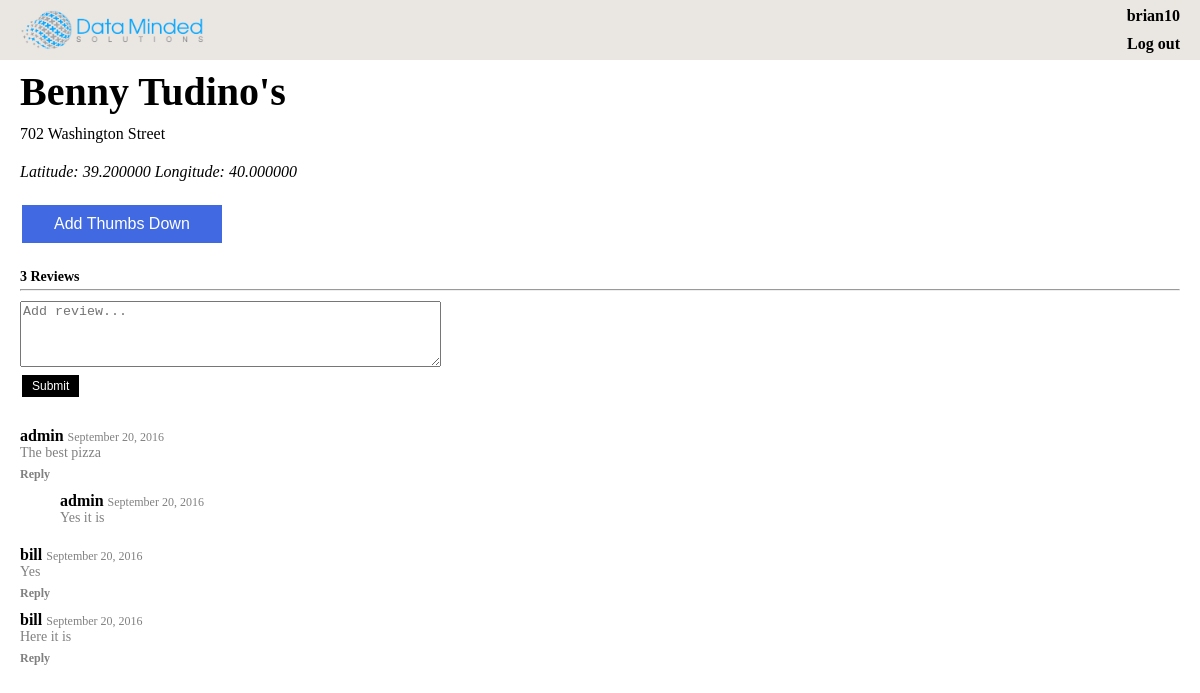
The app's page /lunch/restaurant/1/ (signed in) with its own data.
### lunch/models.py (models this page shows, shortened)
class Restaurant(models.Model):
	name = models.CharField(max_length=200)
	address = models.CharField(max_length=200)
	latitude = models.DecimalField(max_digits=9, decimal_places=6, blank=True, null=True)
	longitude = models.DecimalField(max_digits=9, decimal_places=6, blank=True, null=True)
	visited = models.BooleanField(default=0)
	thumbs_down_by_users = models.ManyToManyField(User)

class Review(models.Model):
	text = models.TextField()
	date = models.DateTimeField('date posted')
	restaurant = models.ForeignKey(Restaurant, on_delete=models.CASCADE)
	author = models.ForeignKey(User, on_delete=models.CASCADE, null=True)
	comments = models.ManyToManyField('ReviewComment')

class ReviewComment(models.Model):
	text = models.TextField()
	date = models.DateTimeField('date posted')
	parent_review = models.ForeignKey(Review, on_delete=models.CASCADE)
	author = models.ForeignKey(User, on_delete=models.CASCADE, null=True)

### lunch/views.py (the view)
# urls.py: url(r'^restaurant/(?P<restaurant_id>[0-9]+)/$', views.restaurant, name='restaurant'),
@login_required
def restaurant(request, restaurant_id):
	restaurant = get_object_or_404(Restaurant, pk=restaurant_id)
	reviews = Review.objects.filter(restaurant__pk=restaurant_id)
	thumbs_down = restaurant.thumbs_down_by_users.all().filter(pk=request.user.pk).exists()
	return render(request, 'lunch/restaurant.html',
		{'restaurant': restaurant,
		'reviews': reviews,
		'thumbs_down': thumbs_down})

### lunch/templates/lunch/restaurant.html (shortened to what this page needs)
{% extends './lunch_base.html' %}
{% load static %}
{% block content %}
<div class="pbl">
	<div class="name_and_thumb">
		<span class="restaurant_name">{{ restaurant.name }}</span>
	</div>
	<div class="ptm pbm">{{ restaurant.address }}</div>
	{% if restaurant.latitude and restaurant.longitude %}
	<div class="lat_long ptm pbl">Latitude: {{restaurant.latitude}} Longitude: {{restaurant.longitude}}</div>
	{% endif %}
	<button class="button blue_button" onclick="location.href='{% url 'update_thumbs_down' restaurant.pk %}'">{% if thumbs_down %}Remove{% else %}Add{% endif %} Thumbs Down</button>
</div>
<span class="review_count">{{ reviews|length }} {% if reviews|length == 1 %}Review{% else %}Reviews{% endif %}</span>
<hr class="review_horizontal_rule">
<form action="{% url 'add_review' restaurant.id %}" method="post">
	<textarea name="new_review" rows="4" cols="50" placeholder="Add review..."></textarea>
	<br>
	<input type="submit" value="Submit" class="small_button">
</form>
<ul class="review_list">
{% for review in reviews %}
	<li class="pbm">
		<span class="review_author {% if review.author == request.user %}user_review{% endif %}">{{ review.author.username }}</span><span class="review_date">{{ review.date|date:"F j, Y" }}</span>
		<div class="review_text {% if review.author == request.user %}user_review{% endif %}">{{ review.text }}</div>
		<a href="#" class="reply_link">
			<div id="{{ review.id }}">Reply</div>
		</a>
	{% if review.comments.all|length %}
		<ul class="comment_list">
		{% for comment in review.comments.all %}
			<li class="pbm">
				<span class="comment_author {% if comment.author == request.user %}user_review{% endif %}">{{ comment.author.username }}</span><span class="comment_date">{{ comment.date|date:"F j, Y" }}</span>
				<div class="comment_text {% if comment.author == request.user %}user_review{% endif %}">{{ comment.text }}</div>
			</li>
		{% endfor %}
		</ul>
	{% endif %}
	</li>
{% endfor %}
</ul>
{% endblock %}

### lunch/templates/lunch/lunch_base.html (shortened to what this page needs)
{% load static %}
<!DOCTYPE html>
<html lang="en">
<head>
    <link rel="stylesheet" type="text/css" href="{% static 'lunch/css/style.css' %}" />
    <link rel="stylesheet" type="text/css" href="{% static 'lunch/css/oocss-space.css' %}" />
</head>
<body>
    <div class="header">
        <a href="{% url 'dashboard' %}"><img class="header_logo" src="{% static 'lunch/images/DMS_Logo.png' %}"></a>
        <a class="user_name_link" href="{% url 'user_profile' %}">{{ user.username }}</a>
        <a class="log_out_link" href="{% url 'logout' %}">Log out</a>
    </div>
    <div class="content">
        {% block content %}{% endblock %}
    </div>
</body>
</html>

### lunch/static/lunch/css/style.css (style rules this page uses)
body { margin: 0 0 0 0; }
a { text-decoration: none; }
.header { color: black; background-color: #eae6e2; width: 100%; height: 60px; position: relative; }
.content { margin: 8px 20px 8px 20px; }
.header_logo { height: 40px; width: auto; max-width: 100%; position: absolute; top: 50%; transform: translateY(-50%); left: 20px; }
.user_name_link { color: black; font-weight: bold; position: absolute; right: 20px; bottom: 58%; }
.log_out_link { color: black; font-weight: bold; position: absolute; right: 20px; top: 58%; }
.review_list { padding-top: 10px; padding-left: 0px; list-style-type: none; }
.review_author { color: black; font-weight: bold; font-size: 16px; padding-bottom: 2px; }
.review_date { color: gray; font-size: 12px; padding-left: 4px; }
.review_text { color: gray; font-size: 14px; padding-bottom: 6px; }
.reply_link { color: gray; font-size: 12px; font-weight: bold; }
.comment_list { list-style-type: none; padding-top: 10px; }
.comment_author { color: black; font-weight: bold; font-size: 16px; padding-bottom: 2px; }
.comment_date { color: gray; font-size: 12px; padding-left: 4px; }
.comment_text { color: gray; font-size: 14px; }
.name_and_thumb { vertical-align: middle; }
.restaurant_name { font-size: 40px; font-weight: bold; }
.review_horizontal_rule { margin-top: 4px; margin-bottom: 10px; }
.review_count { color: black; font-size: 14px; font-weight: bold; }
.button { background-color: black; border: none; color: white; padding: 10px 32px; text-align: center; text-decoration: none; display: inline-block; font-size: 16px; margin: 4px 2px; cursor: pointer; }
.blue_button { background-color: #4169E1; }
.small_button { background-color: black; border: none; color: white; padding: 4px 10px; text-align: center; text-decoration: none; display: inline-block; font-size: 12px; margin: 4px 2px; cursor: pointer; }
.lat_long { font-style: italic; }

### lunch/static/lunch/css/oocss-space.css (style rules this page uses)
.ptm,.pvm,.pam { padding-top:10px !important }
.pbm,.pvm,.pam { padding-bottom:10px !important }
.pbl,.pvl,.pal { padding-bottom:20px !important }

### records on screen
Restaurant: name "Benny Tudino's", address "702 Washington Street", latitude "39.200000", longitude "40.000000"
Review: author.username "admin", date "September 20, 2016", text "The best pizza"
ReviewComment: author.username "admin", date "September 20, 2016", text "Yes it is"
Review: author.username "bill", date "September 20, 2016", text "Yes"
Review: author.username "bill", date "September 20, 2016", text "Here it is"

### other values on screen
{{ user.username }} "brian10"
{{ reviews|length }} "3"
